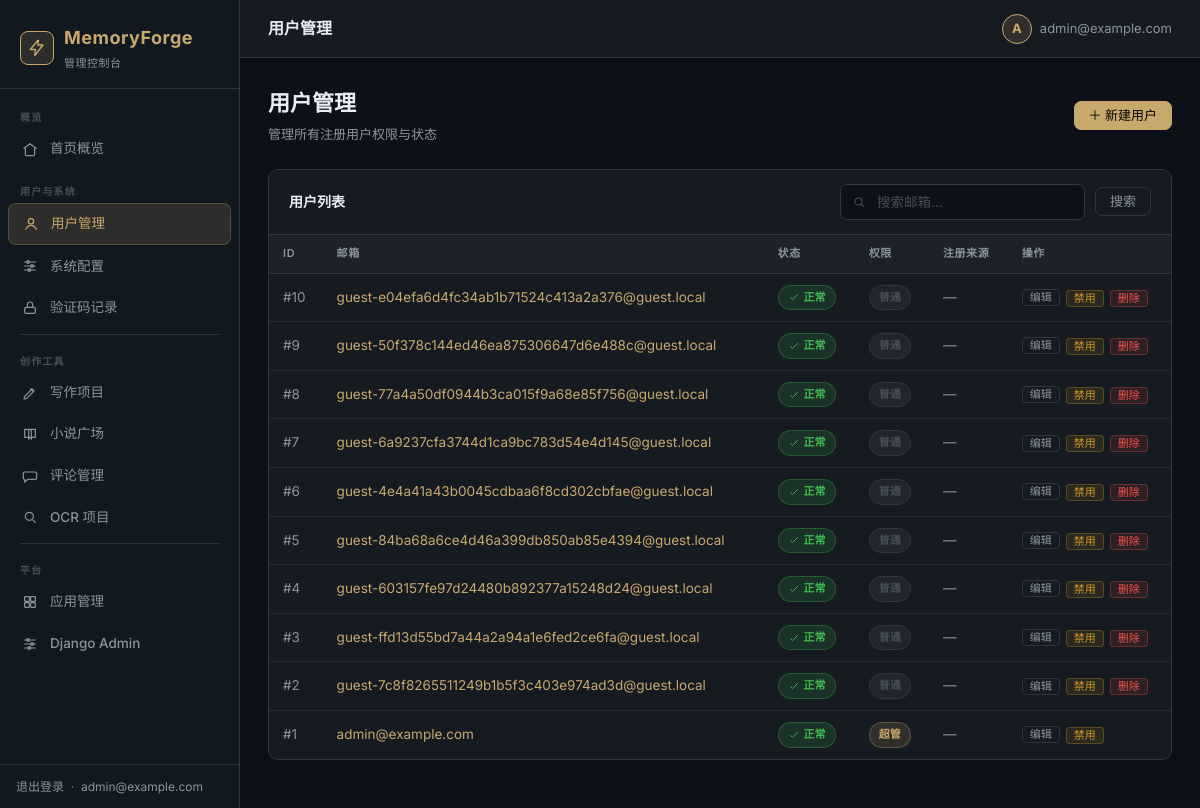
Page /dashboard/users/ (signed in) on the earlier database version.
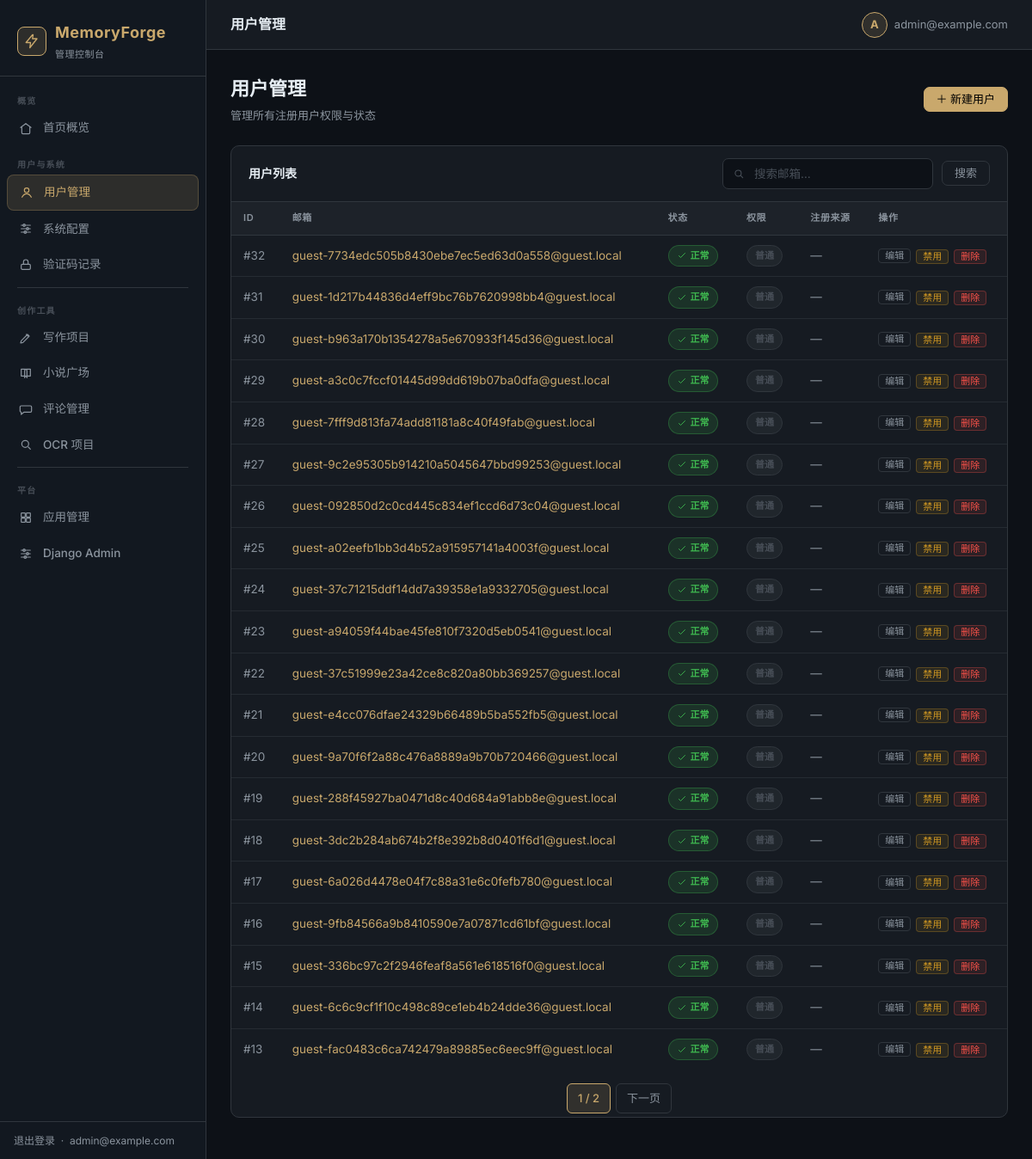
Same page on the later database version.
### accounts/models.py (models this page shows, shortened)
class User(AbstractBaseUser, PermissionsMixin):
    email = models.EmailField(unique=True, verbose_name='邮箱')
    is_active = models.BooleanField(default=True)
    is_staff = models.BooleanField(default=False)
    is_guest = models.BooleanField(default=False, verbose_name='是否访客')
    created_at = models.DateTimeField(auto_now_add=True)
    user_api_key = models.CharField(max_length=512, blank=True, default='', verbose_name='用户自定义API密钥')
    USERNAME_FIELD = 'email'
    REQUIRED_FIELDS = []
    objects = UserManager()
    class Meta:
        verbose_name = '用户'
        verbose_name_plural = '用户'

### dashboard/views.py (the view)
# urls.py: path('users/', views.user_list, name='user_list'),
@superuser_required
def user_list(request):
    q = request.GET.get('q', '')
    qs = User.objects.all().order_by('-id')
    if q:
        qs = qs.filter(email__icontains=q)
    paginator = Paginator(qs, 20)
    page = paginator.get_page(request.GET.get('page'))
    return render(request, 'dashboard/users.html', {
        'page_obj': page,
        'q': q,
        'active_nav': 'users',
    })

### core/context.py (called while the page is built)
def set_user(user_id):
    _local.user_id = user_id

### dashboard/views.py (called while the page is built)
def superuser_required(view_func):
    @wraps(view_func)
    @login_required(login_url='/admin/login/')
    def wrapper(request, *args, **kwargs):
        if not request.user.is_superuser:
            return HttpResponseForbidden('需要超级管理员权限')
        return view_func(request, *args, **kwargs)
    return wrapper

### templates/dashboard/users.html (shortened to what this page needs)
{% extends 'dashboard/base.html' %}
{% block page_title %}用户管理{% endblock %}
{% block content %}
<div class="page-header">
  <div class="page-header-left">
    <h1>用户管理</h1>
    <p>管理所有注册用户权限与状态</p>
  </div>
  <a href="{% url 'dashboard:user_create' %}" class="btn btn-primary">＋ 新建用户</a>
</div>
<div class="card">
  <div class="card-header">
    <h2>用户列表</h2>
    <form class="search-bar" method="get">
      <div class="search-input">
        <span class="search-icon">{% include 'dashboard/_icon.html' with name='search' size=14 %}</span>
        <input class="form-control" name="q" value="{{ q }}" placeholder="搜索邮箱…">
      </div>
      <button class="btn btn-outline" type="submit">搜索</button>
    </form>
  </div>
  <div class="table-wrap">
    <table>
      <thead>
        <tr><th>ID</th><th>邮箱</th><th>状态</th><th>权限</th><th>注册来源</th><th>操作</th></tr>
      </thead>
      <tbody>
        {% for u in page_obj %}
        <tr>
          <td class="td-muted">#{{ u.pk }}</td>
          <td><a href="{% url 'dashboard:user_edit' u.pk %}">{{ u.email }}</a></td>
          <td>
            {% if u.is_active %}<span class="badge badge-success">{% include 'dashboard/_icon.html' with name='check' size=12 %} 正常</span>
            {% else %}<span class="badge badge-danger">{% include 'dashboard/_icon.html' with name='error' size=12 %} 禁用</span>{% endif %}
          </td>
          <td>
            {% if u.is_superuser %}<span class="badge badge-accent">超管</span>
            {% elif u.is_staff %}<span class="badge badge-info">员工</span>
            {% else %}<span class="badge badge-muted">普通</span>{% endif %}
          </td>
          <td class="td-muted">
            {% if u.user_api_key %}{% include 'dashboard/_icon.html' with name='key' size=12 %} 自定义密钥{% else %}—{% endif %}
          </td>
          <td>
            <div class="action-group">
              <a href="{% url 'dashboard:user_edit' u.pk %}" class="btn btn-outline btn-xs">编辑</a>
              <form method="post" action="{% url 'dashboard:user_toggle' u.pk %}" style="display:inline">
                {% if u.is_active %}
                <button class="btn btn-warning btn-xs" type="submit" style="background:rgba(210,153,34,.1);color:#d29922;border-color:rgba(210,153,34,.3)">禁用</button>
                {% else %}
                <button class="btn btn-success btn-xs" type="submit">激活</button>
                {% endif %}
              </form>
              {% if not u == request.user %}
              <form method="post" action="{% url 'dashboard:user_delete' u.pk %}" style="display:inline"
                    onsubmit="return confirm('确定要删除用户 {{ u.email }} 吗？此操作不可撤销！')">
                <button class="btn btn-danger btn-xs" type="submit">删除</button>
              </form>
              {% endif %}
            </div>
          </td>
        </tr>
        {% empty %}
        <tr><td colspan="6"><div class="empty-state"><div class="empty-icon">{% include 'dashboard/_icon.html' with name='user' size=36 %}</div><p>暂无用户</p></div></td></tr>
        {% endfor %}
      </tbody>
    </table>
  </div>
  {% if page_obj.has_other_pages %}
  <div class="pagination">
    <span class="current">{{ page_obj.number }} / {{ page_obj.paginator.num_pages }}</span>
    {% if page_obj.has_next %}<a href="?page={{ page_obj.next_page_number }}&q={{ q }}">下一页</a>{% endif %}
  </div>
  {% endif %}
</div>
{% endblock %}

### templates/dashboard/base.html (shortened to what this page needs)
{% load static %}<!DOCTYPE html>
<html lang="zh-CN">
<head>
  <link rel="stylesheet" href="{% static 'dashboard/admin.css' %}">
</head>
<body>
<aside class="sidebar">
  <div class="sidebar-logo">
    <div class="brand">
      <div class="brand-icon">{% include 'dashboard/_icon.html' with name='bolt' size=18 %}</div>
      <div>
        <div>MemoryForge</div>
        <div class="brand-sub">管理控制台</div>
      </div>
    </div>
  </div>
  <nav class="sidebar-nav">
    <div class="sidebar-section">概览</div>
    <a href="{% url 'dashboard:index' %}" class="nav-item {% if active_nav == 'index' %}active{% endif %}">
      <span class="nav-icon">{% include 'dashboard/_icon.html' with name='home' size=16 %}</span> 首页概览
    </a>
    <div class="sidebar-section">用户与系统</div>
    <a href="{% url 'dashboard:user_list' %}" class="nav-item {% if active_nav == 'users' %}active{% endif %}">
      <span class="nav-icon">{% include 'dashboard/_icon.html' with name='user' size=16 %}</span> 用户管理
    </a>
    <a href="{% url 'dashboard:site_config' %}" class="nav-item {% if active_nav == 'config' %}active{% endif %}">
      <span class="nav-icon">{% include 'dashboard/_icon.html' with name='settings' size=16 %}</span> 系统配置
    </a>
    <a href="{% url 'dashboard:verification_codes' %}" class="nav-item {% if active_nav == 'codes' %}active{% endif %}">
      <span class="nav-icon">{% include 'dashboard/_icon.html' with name='lock' size=16 %}</span> 验证码记录
    </a>
    <div class="sidebar-divider"></div>
    <div class="sidebar-section">创作工具</div>
    <a href="{% url 'dashboard:project_list' %}" class="nav-item {% if active_nav == 'projects' %}active{% endif %}">
      <span class="nav-icon">{% include 'dashboard/_icon.html' with name='pen' size=16 %}</span> 写作项目
    </a>
    <a href="{% url 'dashboard:novel_list' %}" class="nav-item {% if active_nav == 'novels' %}active{% endif %}">
      <span class="nav-icon">{% include 'dashboard/_icon.html' with name='book' size=16 %}</span> 小说广场
    </a>
    <a href="{% url 'dashboard:comment_list' %}" class="nav-item {% if active_nav == 'comments' %}active{% endif %}">
      <span class="nav-icon">{% include 'dashboard/_icon.html' with name='chat' size=16 %}</span> 评论管理
    </a>
    <a href="{% url 'dashboard:ocr_list' %}" class="nav-item {% if active_nav == 'ocr' %}active{% endif %}">
      <span class="nav-icon">{% include 'dashboard/_icon.html' with name='search' size=16 %}</span> OCR 项目
    </a>
    <div class="sidebar-divider"></div>
    <div class="sidebar-section">平台</div>
    <a href="{% url 'dashboard:app_list' %}" class="nav-item {% if active_nav == 'apps' %}active{% endif %}">
      <span class="nav-icon">{% include 'dashboard/_icon.html' with name='grid' size=16 %}</span> 应用管理
    </a>
    <a href="/admin/" class="nav-item" target="_blank">
      <span class="nav-icon">{% include 'dashboard/_icon.html' with name='settings' size=16 %}</span> Django Admin
    </a>
  </nav>
  <div class="sidebar-footer">
    <a href="/admin/logout/">退出登录</a>
    &nbsp;·&nbsp;
    <span>{{ request.user.email }}</span>
  </div>
</aside>
<div class="main-wrap">
  <header class="topbar">
    <div class="topbar-title">{% block page_title %}管理后台{% endblock %}</div>
    <div class="topbar-right">
      <div class="topbar-user">
        <div class="avatar">{{ request.user.email|first|upper }}</div>
        <span>{{ request.user.email }}</span>
      </div>
    </div>
  </header>
  <main class="content">
    {% block content %}{% endblock %}
  </main>
</div>
</body>
</html>

Differences in the rows shown:
no longer on one of the page's lists (row unchanged): User: pk "1", email "admin@example.com"
no longer on this page (row unchanged): User: pk "10", email "guest-e04efa6d4fc34ab1b71524c413a2a376@guest.local", {{ s }} 12 (drawn), is_superuser "普通", is_active "禁用"
no longer on this page (row unchanged): User: pk "9", email "guest-50f378c144ed46ea875306647d6e488c@guest.local", {{ s }} 12 (drawn), is_superuser "普通", is_active "禁用"
no longer on this page (row unchanged): User: pk "8", email "guest-77a4a50df0944b3ca015f9a68e85f756@guest.local", {{ s }} 12 (drawn), is_superuser "普通", is_active "禁用"
no longer on this page (row unchanged): User: pk "7", email "guest-6a9237cfa3744d1ca9bc783d54e4d145@guest.local", {{ s }} 12 (drawn), is_superuser "普通", is_active "禁用"
no longer on this page (row unchanged): User: pk "6", email "guest-4e4a41a43b0045cdbaa6f8cd302cbfae@guest.local", {{ s }} 12 (drawn), is_superuser "普通", is_active "禁用"
no longer on this page (row unchanged): User: pk "5", email "guest-84ba68a6ce4d46a399db850ab85e4394@guest.local", {{ s }} 12 (drawn), is_superuser "普通", is_active "禁用"
no longer on this page (row unchanged): User: pk "4", email "guest-603157fe97d24480b892377a15248d24@guest.local", {{ s }} 12 (drawn), is_superuser "普通", is_active "禁用"
no longer on this page (row unchanged): User: pk "3", email "guest-ffd13d55bd7a44a2a94a1e6fed2ce6fa@guest.local", {{ s }} 12 (drawn), is_superuser "普通", is_active "禁用"
no longer on this page (row unchanged): User: pk "2", email "guest-7c8f8265511249b1b5f3c403e974ad3d@guest.local", {{ s }} 12 (drawn), is_superuser "普通", is_active "禁用"
added User: pk "32", email "guest-7734edc505b8430ebe7ec5ed63d0a558@guest.local", {{ s }} 12 (drawn), is_superuser "普通", is_active "禁用"
added User: pk "31", email "guest-1d217b44836d4eff9bc76b7620998bb4@guest.local", {{ s }} 12 (drawn), is_superuser "普通", is_active "禁用"
added User: pk "30", email "guest-b963a170b1354278a5e670933f145d36@guest.local", {{ s }} 12 (drawn), is_superuser "普通", is_active "禁用"
added User: pk "29", email "guest-a3c0c7fccf01445d99dd619b07ba0dfa@guest.local", {{ s }} 12 (drawn), is_superuser "普通", is_active "禁用"
added User: pk "28", email "guest-7fff9d813fa74add81181a8c40f49fab@guest.local", {{ s }} 12 (drawn), is_superuser "普通", is_active "禁用"
added User: pk "27", email "guest-9c2e95305b914210a5045647bbd99253@guest.local", {{ s }} 12 (drawn), is_superuser "普通", is_active "禁用"
added User: pk "26", email "guest-092850d2c0cd445c834ef1ccd6d73c04@guest.local", {{ s }} 12 (drawn), is_superuser "普通", is_active "禁用"
added User: pk "25", email "guest-a02eefb1bb3d4b52a915957141a4003f@guest.local", {{ s }} 12 (drawn), is_superuser "普通", is_active "禁用"
added User: pk "24", email "guest-37c71215ddf14dd7a39358e1a9332705@guest.local", {{ s }} 12 (drawn), is_superuser "普通", is_active "禁用"
added User: pk "23", email "guest-a94059f44bae45fe810f7320d5eb0541@guest.local", {{ s }} 12 (drawn), is_superuser "普通", is_active "禁用"
added User: pk "22", email "guest-37c51999e23a42ce8c820a80bb369257@guest.local", {{ s }} 12 (drawn), is_superuser "普通", is_active "禁用"
added User: pk "21", email "guest-e4cc076dfae24329b66489b5ba552fb5@guest.local", {{ s }} 12 (drawn), is_superuser "普通", is_active "禁用"
added User: pk "20", email "guest-9a70f6f2a88c476a8889a9b70b720466@guest.local", {{ s }} 12 (drawn), is_superuser "普通", is_active "禁用"
added User: pk "19", email "guest-288f45927ba0471d8c40d684a91abb8e@guest.local", {{ s }} 12 (drawn), is_superuser "普通", is_active "禁用"
added User: pk "18", email "guest-3dc2b284ab674b2f8e392b8d0401f6d1@guest.local", {{ s }} 12 (drawn), is_superuser "普通", is_active "禁用"
added User: pk "17", email "guest-6a026d4478e04f7c88a31e6c0fefb780@guest.local", {{ s }} 12 (drawn), is_superuser "普通", is_active "禁用"
added User: pk "16", email "guest-9fb84566a9b8410590e7a07871cd61bf@guest.local", {{ s }} 12 (drawn), is_superuser "普通", is_active "禁用"
added User: pk "15", email "guest-336bc97c2f2946feaf8a561e618516f0@guest.local", {{ s }} 12 (drawn), is_superuser "普通", is_active "禁用"
added User: pk "14", email "guest-6c6c9cf1f10c498c89ce1eb4b24dde36@guest.local", {{ s }} 12 (drawn), is_superuser "普通", is_active "禁用"
added User: pk "13", email "guest-fac0483c6ca742479a89885ec6eec9ff@guest.local", {{ s }} 12 (drawn), is_superuser "普通", is_active "禁用"
Other differences:
{{ page_obj.number }}: (not shown) → "1"
{{ page_obj.paginator.num_pages }}: (not shown) → "2"
text now shown: "/ 下一页"
